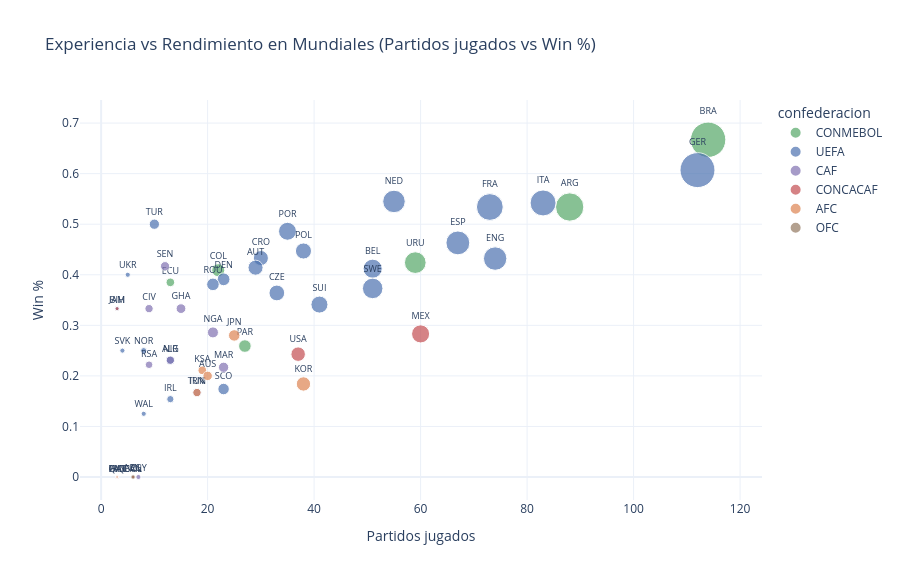

The notebook cell saved with this chart:
### Code cell
df_hist_m = df_hist_activos.merge(df_elimns[['country_code','confederacion']], on='country_code', how='left')

fig = px.scatter(
    df_hist_m,
    x='pj', y='win_pct',
    color='confederacion', text='country_code',
    color_discrete_map=CONF_PALETTE,
    title='Experiencia vs Rendimiento en Mundiales (Partidos jugados vs Win %)',
    labels={'pj': 'Partidos jugados', 'win_pct': 'Win %'},
    hover_data=['nombre_completo','gf','gc','status'],
    size='gf', size_max=25,
    template='plotly_white', width=900, height=580
)
fig.update_traces(textposition='top center', textfont_size=9)
fig.show()

### Figure 1 — Plotly figure (JSON) as saved in the notebook; plotly's stock layout.template omitted (floating-point values rounded to 4 significant figures)
{"data": [{"customdata": [["Brazil", 237, 108, "confirmed"], ["Argentina", 152, 101, "confirmed"], ["Uruguay", 89, 76, "confirmed"], ["Colombia", 32, 30, "confirmed"], ["Ecuador", 14, 14, "confirmed"], ["Paraguay", 30, 38, "confirmed"], ["Bolivia", 1, 20, "playoff"]], "hovertemplate": "confederacion=CONMEBOL<br>Partidos jugados=%{x}<br>Win %=%{y}<br>gf=%{customdata[1]}<br>country_code=%{text}<br>nombre_completo=%{customdata[0]}<br>gc=%{customdata[2]}<br>status=%{customdata[3]}<extra></extra>", "legendgroup": "CONMEBOL", "marker": {"color": "#55A868", "size": [237, 152, 89, 32, 14, 30, 1], "sizemode": "area", "sizeref": 0.3792, "symbol": "circle"}, "mode": "markers+text", "name": "CONMEBOL", "orientation": "v", "showlegend": true, "text": ["BRA", "ARG", "URU", "COL", "ECU", "PAR", "BOL"], "textfont": {"size": 9}, "textposition": "top center", "type": "scatter", "x": [114, 88, 59, 22, 13, 27, 6], "xaxis": "x", "y": [0.667, 0.534, 0.424, 0.409, 0.385, 0.259, 0], "yaxis": "y"}, {"customdata": [["Germany", 232, 130, "confirmed"], ["Netherlands", 96, 52, "confirmed"], ["Italy", 128, 77, "playoff"], ["France", 136, 85, "confirmed"], ["Turkey", 20, 17, "playoff"], ["Portugal", 61, 41, "confirmed"], ["Spain", 108, 75, "confirmed"], ["Poland", 49, 50, "playoff"], ["Croatia", 43, 33, "confirmed"], ["England", 104, 68, "confirmed"], ["Austria", 43, 47, "confirmed"], ["Belgium", 69, 74, "confirmed"], ["Ukraine", 5, 7, "playoff"], ["Denmark", 31, 29, "playoff"], ["Romania", 30, 32, "playoff"], ["Sweden", 80, 73, "playoff"], ["Czech Republic", 47, 49, "playoff"], ["Switzerland", 55, 73, "confirmed"], ["Bosnia and Herzegovina", 4, 4, "playoff"], ["Slovakia", 5, 7, "playoff"], ["Norway", 7, 8, "confirmed"], ["Northern Ireland", 13, 23, "playoff"], ["Scotland", 25, 41, "confirmed"], ["Republic of Ireland", 10, 10, "playoff"], ["Wales", 5, 10, "playoff"]], "hovertemplate": "confederacion=UEFA<br>Partidos jugados=%{x}<br>Win %=%{y}<br>gf=%{customdata[1]}<br>country_code=%{text}<br>nombre_completo=%{customdata[0]}<br>gc=%{customdata[2]}<br>status=%{customdata[3]}<extra></extra>", "legendgroup": "UEFA", "marker": {"color": "#4C72B0", "size": [232, 96, 128, 136, 20, 61, 108, 49, 43, 104, 43, 69, 5, 31, 30, 80, 47, 55, 4, 5, 7, 13, 25, 10, 5], "sizemode": "area", "sizeref": 0.3792, "symbol": "circle"}, "mode": "markers+text", "name": "UEFA", "orientation": "v", "showlegend": true, "text": ["GER", "NED", "ITA", "FRA", "TUR", "POR", "ESP", "POL", "CRO", "ENG", "AUT", "BEL", "UKR", "DEN", "ROU", "SWE", "CZE", "SUI", "BIH", "SVK", "NOR", "NIR", "SCO", "IRL", "WAL"], "textfont": {"size": 9}, "textposition": "top center", "type": "scatter", "x": [112, 55, 83, 73, 10, 35, 67, 38, 30, 74, 29, 51, 5, 23, 21, 51, 33, 41, 3, 4, 8, 13, 23, 13, 8], "xaxis": "x", "y": [0.607, 0.545, 0.542, 0.534, 0.5, 0.486, 0.463, 0.447, 0.433, 0.432, 0.414, 0.412, 0.4, 0.391, 0.381, 0.373, 0.364, 0.341, 0.333, 0.25, 0.25, 0.231, 0.174, 0.154, 0.125], "yaxis": "y"}, {"customdata": [["Senegal", 16, 17, "confirmed"], ["Côte d'Ivoire", 13, 14, "confirmed"], ["Ghana", 18, 23, "confirmed"], ["Nigeria", 23, 30, "playoff"], ["Algeria", 13, 19, "confirmed"], ["South Africa", 11, 16, "confirmed"], ["Morocco", 20, 27, "confirmed"], ["Tunisia", 14, 26, "confirmed"], ["Egypt", 5, 12, "confirmed"]], "hovertemplate": "confederacion=CAF<br>Partidos jugados=%{x}<br>Win %=%{y}<br>gf=%{customdata[1]}<br>country_code=%{text}<br>nombre_completo=%{customdata[0]}<br>gc=%{customdata[2]}<br>status=%{customdata[3]}<extra></extra>", "legendgroup": "CAF", "marker": {"color": "#8172B2", "size": [16, 13, 18, 23, 13, 11, 20, 14, 5], "sizemode": "area", "sizeref": 0.3792, "symbol": "circle"}, "mode": "markers+text", "name": "CAF", "orientation": "v", "showlegend": true, "text": ["SEN", "CIV", "GHA", "NGA", "ALG", "RSA", "MAR", "TUN", "EGY"], "textfont": {"size": 9}, "textposition": "top center", "type": "scatter", "x": [12, 9, 15, 21, 13, 9, 23, 18, 7], "xaxis": "x", "y": [0.417, 0.333, 0.333, 0.286, 0.231, 0.222, 0.217, 0.167, 0], "yaxis": "y"}, {"customdata": [["Jamaica", 3, 9, "playoff"], ["Mexico", 62, 101, "confirmed"], ["United States", 40, 66, "confirmed"], ["Panama", 2, 11, "confirmed"], ["Haiti", 2, 14, "confirmed"], ["Canada", 2, 12, "confirmed"]], "hovertemplate": "confederacion=CONCACAF<br>Partidos jugados=%{x}<br>Win %=%{y}<br>gf=%{customdata[1]}<br>country_code=%{text}<br>nombre_completo=%{customdata[0]}<br>gc=%{customdata[2]}<br>status=%{customdata[3]}<extra></extra>", "legendgroup": "CONCACAF", "marker": {"color": "#C44E52", "size": [3, 62, 40, 2, 2, 2], "sizemode": "area", "sizeref": 0.3792, "symbol": "circle"}, "mode": "markers+text", "name": "CONCACAF", "orientation": "v", "showlegend": true, "text": ["JAM", "MEX", "USA", "PAN", "HAI", "CAN"], "textfont": {"size": 9}, "textposition": "top center", "type": "scatter", "x": [3, 60, 37, 3, 3, 6], "xaxis": "x", "y": [0.333, 0.283, 0.243, 0, 0, 0], "yaxis": "y"}, {"customdata": [["Japan", 25, 33, "confirmed"], ["Saudi Arabia", 14, 44, "confirmed"], ["Australia", 17, 37, "confirmed"], ["South Korea", 39, 78, "confirmed"], ["Iran", 13, 31, "confirmed"], ["Qatar", 1, 7, "confirmed"], ["Iraq", 1, 4, "playoff"]], "hovertemplate": "confederacion=AFC<br>Partidos jugados=%{x}<br>Win %=%{y}<br>gf=%{customdata[1]}<br>country_code=%{text}<br>nombre_completo=%{customdata[0]}<br>gc=%{customdata[2]}<br>status=%{customdata[3]}<extra></extra>", "legendgroup": "AFC", "marker": {"color": "#DD8452", "size": [25, 14, 17, 39, 13, 1, 1], "sizemode": "area", "sizeref": 0.3792, "symbol": "circle"}, "mode": "markers+text", "name": "AFC", "orientation": "v", "showlegend": true, "text": ["JPN", "KSA", "AUS", "KOR", "IRN", "QAT", "IRQ"], "textfont": {"size": 9}, "textposition": "top center", "type": "scatter", "x": [25, 19, 20, 38, 18, 3, 3], "xaxis": "x", "y": [0.28, 0.211, 0.2, 0.184, 0.167, 0, 0], "yaxis": "y"}, {"customdata": [["New Zealand", 4, 14, "confirmed"]], "hovertemplate": "confederacion=OFC<br>Partidos jugados=%{x}<br>Win %=%{y}<br>gf=%{customdata[1]}<br>country_code=%{text}<br>nombre_completo=%{customdata[0]}<br>gc=%{customdata[2]}<br>status=%{customdata[3]}<extra></extra>", "legendgroup": "OFC", "marker": {"color": "#937860", "size": [4], "sizemode": "area", "sizeref": 0.3792, "symbol": "circle"}, "mode": "markers+text", "name": "OFC", "orientation": "v", "showlegend": true, "text": ["NZL"], "textfont": {"size": 9}, "textposition": "top center", "type": "scatter", "x": [6], "xaxis": "x", "y": [0], "yaxis": "y"}], "layout": {"height": 580, "legend": {"itemsizing": "constant", "title": {"text": "confederacion"}, "tracegroupgap": 0}, "title": {"text": "Experiencia vs Rendimiento en Mundiales (Partidos jugados vs Win %)"}, "width": 900, "xaxis": {"anchor": "y", "domain": [0, 1], "title": {"text": "Partidos jugados"}}, "yaxis": {"anchor": "x", "domain": [0, 1], "title": {"text": "Win %"}}}}
